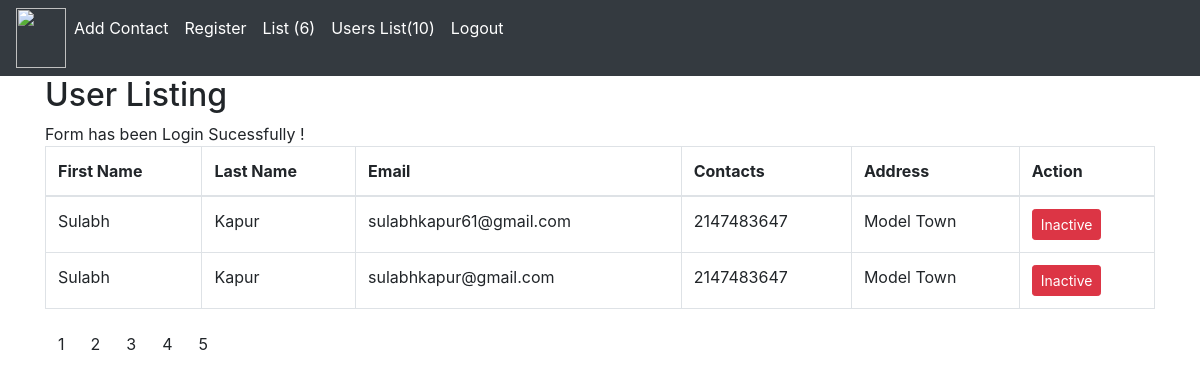
Page /list_register.php?page=4 (signed in) on the committed database.
### tables this page shows
CREATE TABLE `registartion_1` (
  `id` int(12) NOT NULL,
  `first_name` text DEFAULT NULL,
  `last_name` text DEFAULT NULL,
  `email` varchar(255) DEFAULT NULL,
  `password` varchar(255) DEFAULT NULL,
  `contact` int(255) DEFAULT NULL,
  `address` varchar(255) DEFAULT NULL,
  `created_date` datetime NOT NULL DEFAULT current_timestamp(),
  `updated_date` datetime NOT NULL DEFAULT current_timestamp(),
  `is_active` int(12) NOT NULL DEFAULT 1,
  `image` varchar(255) DEFAULT NULL
);

### function.php (called while the page is built, shortened)
<?php
function getTotaluser($connection){
  $query1 = "SELECT COUNT(id) as total_count FROM registartion_1";
  $res1 = mysqli_query($connection,$query1);
  $out = false;
  while($row1 = mysqli_fetch_assoc($res1)){
    $out = $row1['total_count'];
  }
  return $out;
}
?>

### list_register.php (the view, shortened to what this page needs)
<?php
include('./connection.php');
include('./function.php');
$total_rec = getTotaluser($connection);
$limit_user = 2;
$total_pages = ceil($total_rec/$limit_user);
$current_pages = 1;
if(isset($_GET['page']) && !empty($_GET['page'])){
  $current_pages= $_GET['page'];
}
$offset_1 = ($current_pages-1) * $limit_user;
$query_1 = 'SELECT * FROM registartion_1  Limit '.$limit_user.' OFFSET '.$offset_1;
$res = mysqli_query($connection,$query_1);
$output = [];
while($row_1 = mysqli_fetch_assoc($res)){
    $output[] = $row_1;
}
$success = false;
if(isset($_SESSION['success']) AND !empty($_SESSION['success'])){
  $success = $_SESSION['success'];
}
?>
<!DOCTYPE html>
<html lang="en">
<html lang="en">
<head>
  <link rel="stylesheet" href="https://stackpath.bootstrapcdn.com/bootstrap/4.5.0/css/bootstrap.min.css">
<link rel="stylesheet" href="https://maxcdn.bootstrapcdn.com/font-awesome/4.7.0/css/font-awesome.min.css">
</head>
<body>
<?php include ('./nav_bar.php'); ?>
<div class="container">
  <h2>User Listing</h2>
  <?php if(count($output) > 0) { ?>
    <?php echo  $success;?>
  <table class="table table-bordered">
    <thead>
      <tr>
        <th>First Name</th>
        <th>Last Name</th>
        <th>Email</th>
        <th>Contacts</th>
        <th>Address</th>
        <th>Action</th>
      </tr>
    </thead>
    <tbody>
    <?php foreach($output as $key => $value){?>
        <tr>
            <td><?php echo $value['first_name']; ?></td>
            <td><?php echo $value['last_name']; ?></td>
            <td><?php echo $value['email']; ?></td>
            <td><?php echo $value['contact']; ?></td>
            <td><?php echo $value['address']; ?></td>
            <td>
            <?php
              if($value['is_active']==0){
                echo '<a class="btn btn-sm btn-success" href ="./update_user_status.php?id='. $value['id'].'&is_active=1">Active</a>';
              } else{
                echo '<a class="btn btn-sm btn-danger" href ="./update_user_status.php?id='. $value['id'].'&is_active=0">Inactive</a>';
              }
              ?>
            </td>
        </tr>
    <?php } ?>
    </tbody>
  </table>
  <ul class="pagination">
    <?php for($i=1; $i<=$total_pages; $i++){?>
       <li><a type="button" class="btn btn-submit" href="http://localhost/Project1/list_register.php?page=<?php echo $i;?>"> <?php echo $i;?></a></li>
     <?php }?>
</ul>
  <?php }  else {?>
    <h3>Sorry,No Data is available!</h3>
<?php } ?>
</div>
</body>
</html>

### list_register.php (style rules this page uses)
.btn-sm { color:#fff !important; }

### rows in the picture
registartion_1: first_name "Sulabh", last_name "Kapur", email "sulabhkapur61@gmail.com", contact "2147483647", address "Model Town"
registartion_1: first_name "Sulabh", last_name "Kapur", email "sulabhkapur@gmail.com", contact "2147483647", address "Model Town"

### other values in the picture
$count "6"
$count_1 "10"
$success "Form has been Login Sucessfully !"
